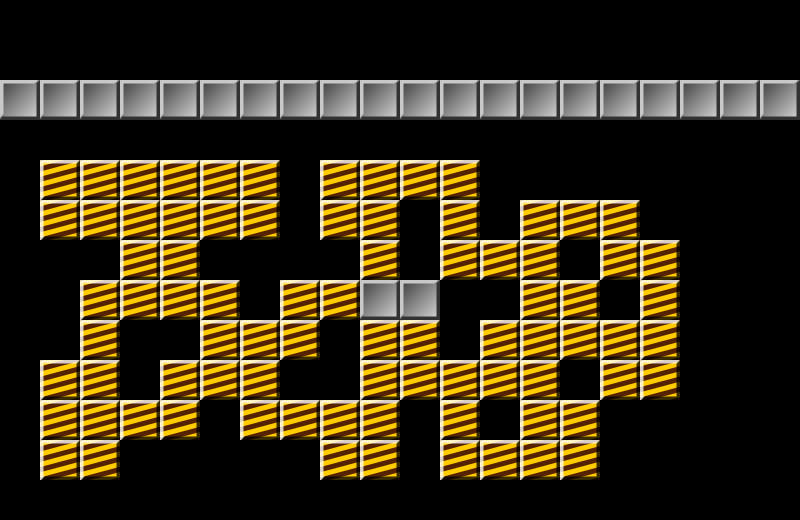

Rendered tile map (Tiled .tmx) drawn with the repository's tilesets; below, a short description and the full map source, tile grids included:
An orthogonal 20x13 tile map with 40x40 px tiles, 2 tile layers (bricks, header), 3 tilesets and 2 objects (target, player).

<map version="1.0" orientation="orthogonal" renderorder="right-down" width="20" height="13" tilewidth="40" tileheight="40" nextobjectid="54">
 <tileset firstgid="1" name="tiles" tilewidth="40" tileheight="40" tilecount="9" columns="9">
  <image source="../../bricks/tiles.png" width="360" height="40" />
 </tileset>
 <tileset firstgid="10" name="Single sprites" tilewidth="40" tileheight="40" tilecount="1" columns="0">
  <tile id="1">
   <image width="40" height="40" source="../../bricks/002_player-40.png" />
  </tile>
 </tileset>
 <tileset firstgid="12" name="tiles" tilewidth="40" tileheight="40" tilecount="9" columns="9">
  <image source="../../bricks/tiles.png" width="360" height="40" />
 </tileset>
 <layer name="bricks" width="20" height="13">
  <data encoding="csv">
0,0,0,0,0,0,0,0,0,0,0,0,0,0,0,0,0,0,0,0,
0,0,0,0,0,0,0,0,0,0,0,0,0,0,0,0,0,0,0,0,
0,0,0,0,0,0,0,0,0,0,0,0,0,0,0,0,0,0,0,0,
0,0,0,0,0,0,0,0,0,0,0,0,0,0,0,0,0,0,0,0,
0,3,3,3,3,3,3,0,3,3,3,3,0,0,0,0,0,0,0,0,
0,3,3,3,3,3,3,0,3,3,0,3,0,3,3,3,0,0,0,0,
0,0,0,3,3,0,0,0,0,3,0,3,3,3,0,3,3,0,0,0,
0,0,3,3,3,3,0,3,3,1,1,0,0,3,3,0,3,0,0,0,
0,0,3,0,0,3,3,3,0,3,3,0,3,3,3,3,3,0,0,0,
0,3,3,0,3,3,3,0,0,3,3,3,3,3,0,3,3,0,0,0,
0,3,3,3,3,0,3,3,3,3,0,3,0,3,3,0,0,0,0,0,
0,3,3,0,0,0,0,0,3,3,0,3,3,3,3,0,0,0,0,0,
0,0,0,0,0,0,0,0,0,0,0,0,0,0,0,0,0,0,0,0
</data>
 </layer>
 <layer name="header" width="20" height="13">
  <data encoding="csv">
0,0,0,0,0,0,0,0,0,0,0,0,0,0,0,0,0,0,0,0,
0,0,0,0,0,0,0,0,0,0,0,0,0,0,0,0,0,0,0,0,
1,1,1,1,1,1,1,1,1,1,1,1,1,1,1,1,1,1,1,1,
0,0,0,0,0,0,0,0,0,0,0,0,0,0,0,0,0,0,0,0,
0,0,0,0,0,0,0,0,0,0,0,0,0,0,0,0,0,0,0,0,
0,0,0,0,0,0,0,0,0,0,0,0,0,0,0,0,0,0,0,0,
0,0,0,0,0,0,0,0,0,0,0,0,0,0,0,0,0,0,0,0,
0,0,0,0,0,0,0,0,0,0,0,0,0,0,0,0,0,0,0,0,
0,0,0,0,0,0,0,0,0,0,0,0,0,0,0,0,0,0,0,0,
0,0,0,0,0,0,0,0,0,0,0,0,0,0,0,0,0,0,0,0,
0,0,0,0,0,0,0,0,0,0,0,0,0,0,0,0,0,0,0,0,
0,0,0,0,0,0,0,0,0,0,0,0,0,0,0,0,0,0,0,0,
0,0,0,0,0,0,0,0,0,0,0,0,0,0,0,0,0,0,0,0
</data>
 </layer>
 <objectgroup name="sprites">
  <object id="31" name="target" gid="5" x="360" y="320" width="40" height="40" />
  <object id="30" name="player" gid="11" x="400" y="320" width="40" height="40" />
 </objectgroup>
</map>